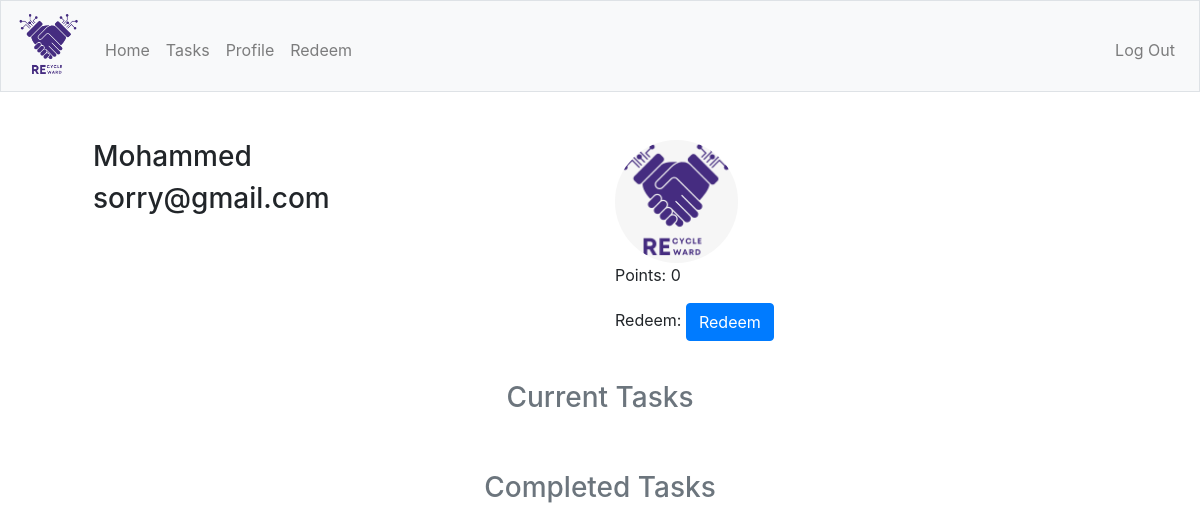
Screenshot of /profile (signed in) with the database file from the repository.
### tables this page shows
CREATE TABLE users (
    id INTEGER PRIMARY KEY,
    name TEXT NOT NULL,
    hash TEXT NOT NULL,
    email TEXT NOT NULL,
    phone_number TEXT NOT NULL,
    points INTEGER NOT NULL DEFAULT 0
);

### app.py (the view)
@app.route("/profile", methods=["GET", "POST"])
@user_login_required
def profile():
    if request.method == "GET":
        user = db.execute("SELECT * FROM users WHERE id = ?;", session["user_id"])[0]
        current_tasks = db.execute("SELECT * FROM tasks JOIN current_tasks ON tasks.id = current_tasks.task_id WHERE current_tasks.user_id = ?;", session["user_id"])
        completed_tasks = db.execute("SELECT * FROM tasks JOIN task_completions ON tasks.id = task_completions.task_id WHERE task_completions.user_id = ?;", session["user_id"])
        return render_template("profile.html", volunteer=user, current_tasks=current_tasks, completed_tasks=completed_tasks)
    else:
        return redirect("/profile")

### app.py (called while the page is built)
@app.after_request
def after_request(response):
    response.headers["Cache-Control"] = "no-cache, no-store, must-revalidate"
    response.headers["Expires"] = 0
    response.headers["Pragma"] = "no-cache"
    return response

### helpers.py (called while the page is built)
def user_login_required(f):
    @wraps(f)
    def decorated_function(*args, **kwargs):
        if session.get("user_id") is None:
            return redirect("/login")
        return f(*args, **kwargs)
    return decorated_function

### templates/profile.html (shortened to what this page needs)
{% extends "layout.html" %}
{% block main %}
<div class="container-fluid">
    <div class="row">
		<div class="col-md-6">
			<h3>
				{{ volunteer.name}}
			</h3>
			<h3>
				{{ volunteer.email}}
			</h3>
		</div>
		<div class="col-md-6">
			<img alt="Bootstrap Image Preview" src="{{ url_for('static', filename='logo.png')}}" class="rounded-circle w-25" />
            <p>Points: {{ volunteer.points }}</p>
            <p>Redeem: <a class="btn btn-primary" href="/redeem">Redeem</a></p>
		</div>
	</div>
	<div class="row m-4">
		<div class="col-md-12">
			<h3 class="text-center text-muted">
				Current Tasks
			</h3>
		</div>
	</div>
    <div class="row m-4">
		<div class="col-md-12">
			<h3 class="text-center text-muted">
				Completed Tasks
			</h3>
		</div>
	</div>
</div>
{% endblock %}

### rows the page displays
users: name "Mohammed", email "sorry@gmail.com", points "0"
